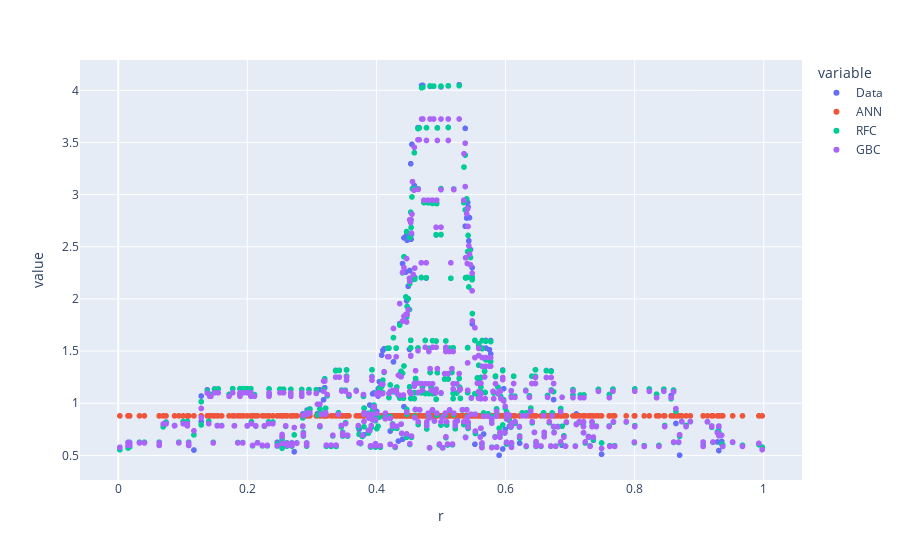

The notebook cell this image was saved under:
### Code cell
torep = pd.DataFrame(y_test.values, columns = ['Data'])
torep['ANN'] = DenseRMSpropPrediction4
torep['RFC'] = RFC
torep['GBC'] = GBC
torep.index = x_test['r'] 
TOREP = torep.iloc[:, :]
TOREP.plot.scatter(x=TOREP.index, y=['Data', 'ANN', 'RFC', 'GBC'])

### Figure 1 — Plotly figure (JSON) as saved in the notebook; plotly's stock layout.template omitted (floating-point values rounded to 4 significant figures; data arrays with more than 128 entries replaced by an {"elided": "..."} marker saying what was removed)
{"data": [{"hovertemplate": "variable=Data<br>r=%{x}<br>value=%{y}<extra></extra>", "legendgroup": "Data", "marker": {"color": "#636efa", "symbol": "circle"}, "mode": "markers", "name": "Data", "showlegend": true, "type": "scattergl", "x": {"elided": "467 float values"}, "xaxis": "x", "y": {"elided": "467 float values"}, "yaxis": "y"}, {"hovertemplate": "variable=ANN<br>r=%{x}<br>value=%{y}<extra></extra>", "legendgroup": "ANN", "marker": {"color": "#EF553B", "symbol": "circle"}, "mode": "markers", "name": "ANN", "showlegend": true, "type": "scattergl", "x": {"elided": "467 float values"}, "xaxis": "x", "y": {"elided": "467 float values"}, "yaxis": "y"}, {"hovertemplate": "variable=RFC<br>r=%{x}<br>value=%{y}<extra></extra>", "legendgroup": "RFC", "marker": {"color": "#00cc96", "symbol": "circle"}, "mode": "markers", "name": "RFC", "showlegend": true, "type": "scattergl", "x": {"elided": "467 float values"}, "xaxis": "x", "y": {"elided": "467 float values"}, "yaxis": "y"}, {"hovertemplate": "variable=GBC<br>r=%{x}<br>value=%{y}<extra></extra>", "legendgroup": "GBC", "marker": {"color": "#ab63fa", "symbol": "circle"}, "mode": "markers", "name": "GBC", "showlegend": true, "type": "scattergl", "x": {"elided": "467 float values"}, "xaxis": "x", "y": {"elided": "467 float values"}, "yaxis": "y"}], "layout": {"legend": {"title": {"text": "variable"}, "tracegroupgap": 0}, "margin": {"t": 60}, "xaxis": {"anchor": "y", "domain": [0, 1], "title": {"text": "r"}}, "yaxis": {"anchor": "x", "domain": [0, 1], "title": {"text": "value"}}}}
